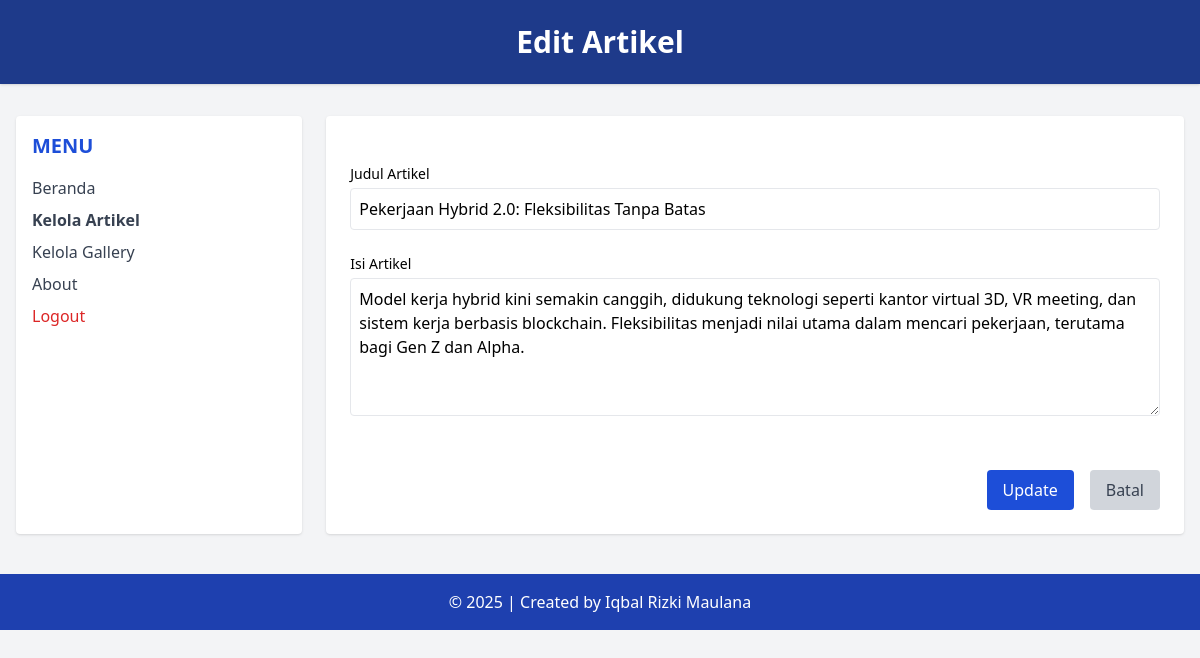
Page /admin/edit_artikel.php?id=21 (signed in) on the committed database.
### tables this page shows
CREATE TABLE `tbl_artikel` (
  `id_artikel` int(11) NOT NULL,
  `nama_artikel` varchar(100) DEFAULT NULL,
  `isi_artikel` text DEFAULT NULL,
  `kategori` varchar(100) DEFAULT NULL,
  `penulis` varchar(100) DEFAULT NULL,
  `tanggal_posting` date DEFAULT NULL,
  `jumlah_view` int(11) DEFAULT 0
);

### admin/edit_artikel.php (the view, shortened to what this page needs)
<?php
include('../koneksi.php');
$id = isset($_GET['id_artikel']) ? $_GET['id_artikel'] : (isset($_GET['id']) ? $_GET['id'] : null);
$sql = "SELECT * FROM tbl_artikel WHERE id_artikel = '$id'";
$query = mysqli_query($db, $sql);
$data = mysqli_fetch_array($query);
?>
<!DOCTYPE html>
<html lang="en">
<head>
<script src="https://cdn.tailwindcss.com"></script>
</head>
<body class="bg-gray-100 min-h-screen">
<header class="bg-blue-900 text-white text-center py-6 shadow">
<h1 class="text-3xl font-bold">Edit Artikel</h1>
</header>
<div class="flex max-w-7xl mx-auto mt-8 px-4">
<aside class="w-1/4 bg-white rounded shadow p-4">
<h2 class="text-xl font-semibold text-blue-700 mb-4 text-
center">MENU</h2>
<ul class="space-y-2 text-gray-700">
<li><a href="beranda_admin.php" class="block hover:text-blue-
600">Beranda</a></li>
<li><a href="data_artikel.php" class="block font-semibold text-blue-
800">Kelola Artikel</a></li>
<li><a href="data_gallery.php" class="block hover:text-blue-
600">Kelola Gallery</a></li>
<li><a href="about.php" class="block hover:text-blue-
600">About</a></li>
<li>
<a href="logout.php" onclick="return confirm('Apakah anda yakin
ingin keluar?');"
class="block text-red-600 hover:underline font-
medium">Logout</a>
</li>
</ul>
</aside>
<main class="w-3/4 bg-white rounded shadow p-6 ml-6">
<form action="proses_edit_artikel.php" method="post" class="space-y-6">
<div>
<label for="nama_artikel" class="block text-sm font-medium text-
gray-700 mb-1">Judul Artikel</label>
<input type="text" id="nama_artikel" name="nama_artikel" required
value="<?php echo htmlspecialchars($data['nama_artikel']); ?>"
class="w-full p-2 border rounded focus:outline-none focus:ring
focus:border-blue-500">
</div>
<div>
<label for="isi_artikel" class="block text-sm font-medium text-
gray-700 mb-1">Isi Artikel</label>
<textarea id="editor" name="isi_artikel" rows="5" class="w-full p-2 border rounded focus:outline-none focus:ring
focus:border-blue-500"><?php echo htmlspecialchars($data['isi_artikel']);
?></textarea>
</div>
<br>
<div class="flex justify-end space-x-4">
<button type="submit"
class="bg-blue-700 text-white px-4 py-2 rounded hover:bg-blue-
800 transition">Update</button>
<a href="data_artikel.php"
class="bg-gray-300 text-gray-700 px-4 py-2 rounded hover:bg-
gray-400 transition">Batal</a>
</div>
</form>
</main>
</div>
<footer class="bg-blue-800 text-white text-center py-4 mt-10">
&copy; <?php echo date('Y'); ?> | Created by Iqbal Rizki Maulana
</footer>
</body>
</html>

### rows in the picture
tbl_artikel: nama_artikel "Pekerjaan Hybrid 2.0: Fleksibilitas Tanpa Batas", isi_artikel "Model kerja hybrid kini semakin canggih, didukung teknologi seperti kantor virtual 3D, VR meeting, dan sistem kerja berbasis blockchain. Fleksibilitas menjadi nilai utama dalam mencari pekerjaan, terutama bagi Gen Z dan Alpha."
